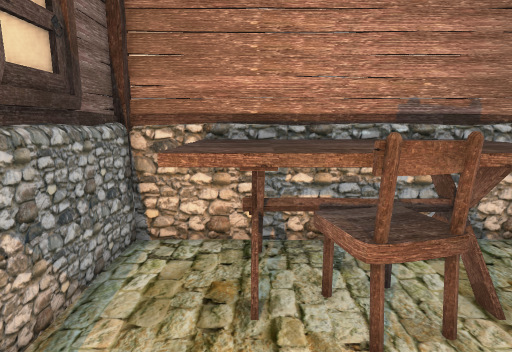
View 1 (above)

16 first-person views from a walk through a scene from a Unity 3-D project. The camera is 1.4 m above the floor, tilts 10° down and sees 80° across. Doors are open. The floor is counted in squares, 0.5 m on a side. Each view is taken from the middle of a square. On the plan, view 1 faces up. The plan holds only what a view shows up to about 20 squares ahead; the rest is blank. The place goes on beyond the plan. The player is left out. Some surface patterns are stand-ins.

View 2
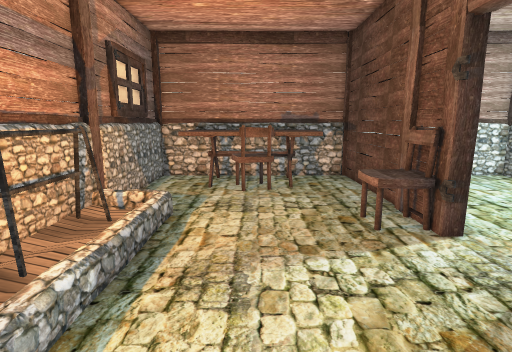

View 3
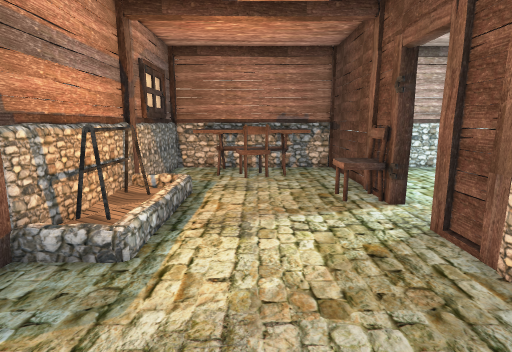

View 4
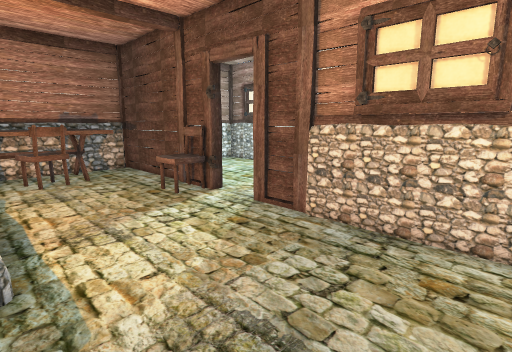

View 5
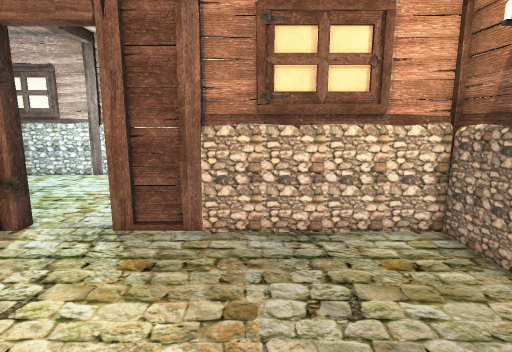

View 6
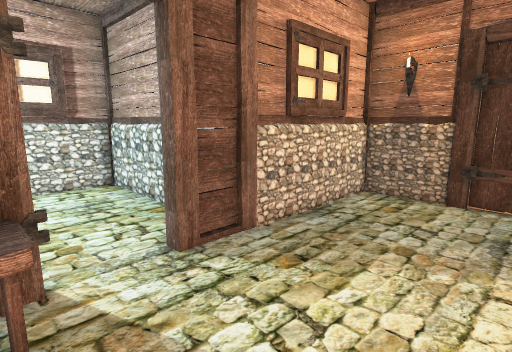

View 7
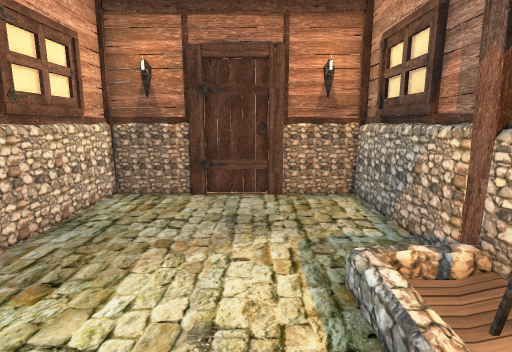

View 8
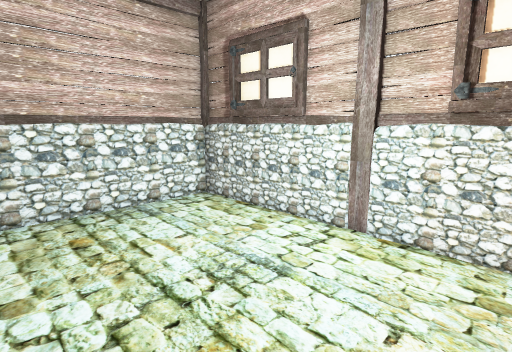

View 9
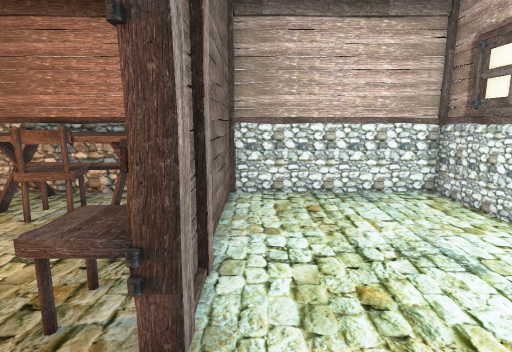

View 10
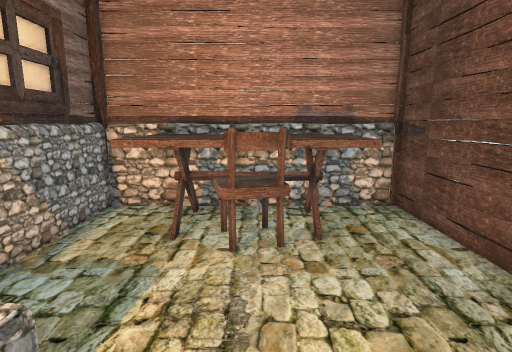

View 11
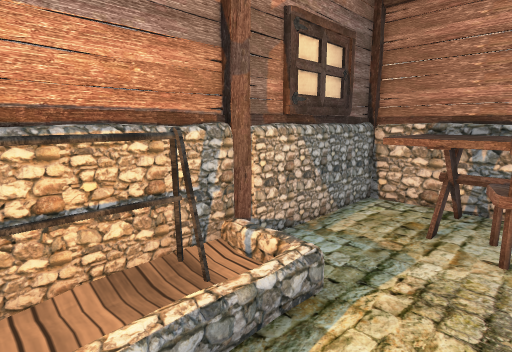

View 12
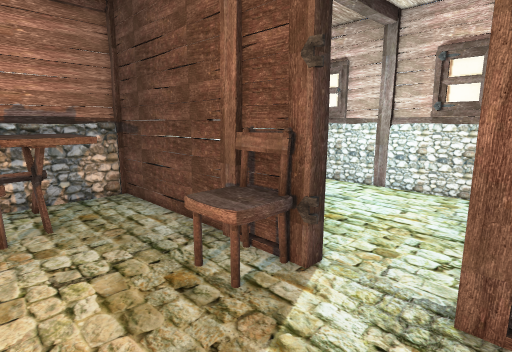

View 13
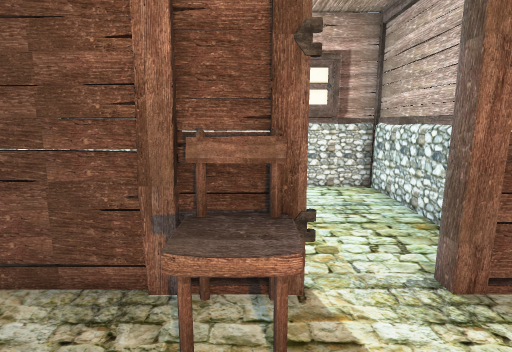

View 14
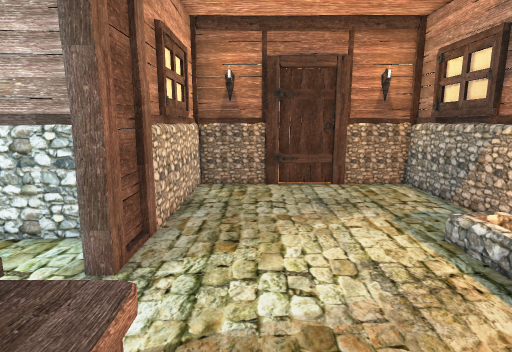

View 15
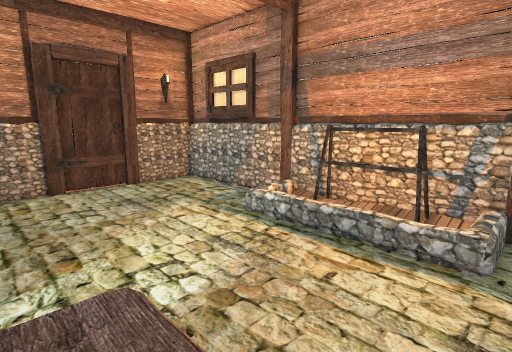

View 16
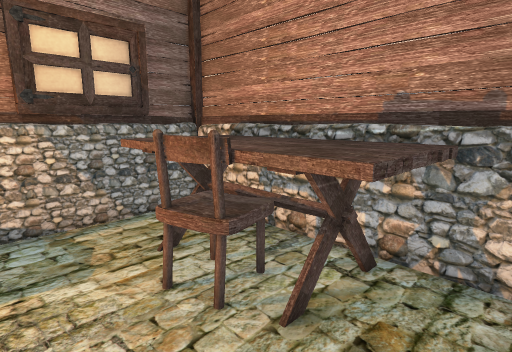

### Floor plan
Key: @ floor where view 1 was taken; # wall or solid block; . main floor; : floor 0.25 m higher than the main floor; / step, stairs or slope; D open door; T table; C chair.
Columns run from 3 left of view 1 to 15 right of it. Each row starts with its distance up from view 1.
  7 ###################
  6 #.TTTTTTT.#.......#
  5 #.TTTTTTT.#.......#
  4 #.TTCCCTT.#.......#
  3 #...CC....#.......#
  2 #.........#.......#
  1 #.........#.......#
  0 #:/@....CC#.......#
 -1 ##/.....CC#.......#
 -2 ##/......CD.......#
 -3 ##/.......D.......#
 -4 ##/.......D.......#
 -5 #./.......#.......#
 -6 #:/.......#########
 -7 #........ #
 -8 #........#
 -9 #........#
-10 #........#
-11 #........#
-12 #........#
-13 ##########

Where each view was taken, in squares from view 1:
view 1: 0 up, 0 right, facing up
view 2: 9 down, 2 right, facing up
view 3: 12 down, 2 right, facing up
view 4: 12 down, 1 left, facing up-right
view 5: 8 down, 1 left, facing right
view 6: 1 down, 1 right, facing down-right
view 7: 1 down, 1 right, facing down
view 8: 3 down, 8 right, facing up-right
view 9: 5 down, 8 right, facing up
view 10: 3 down, 2 right, facing up
view 11: 4 down, 2 right, facing up-left
view 12: 5 down, 2 right, facing up-right
view 13: 1 down, 2 right, facing right
view 14: 1 up, 4 right, facing down
view 15: 1 up, 6 right, facing down-left
view 16: 1 up, 6 right, facing up-left
